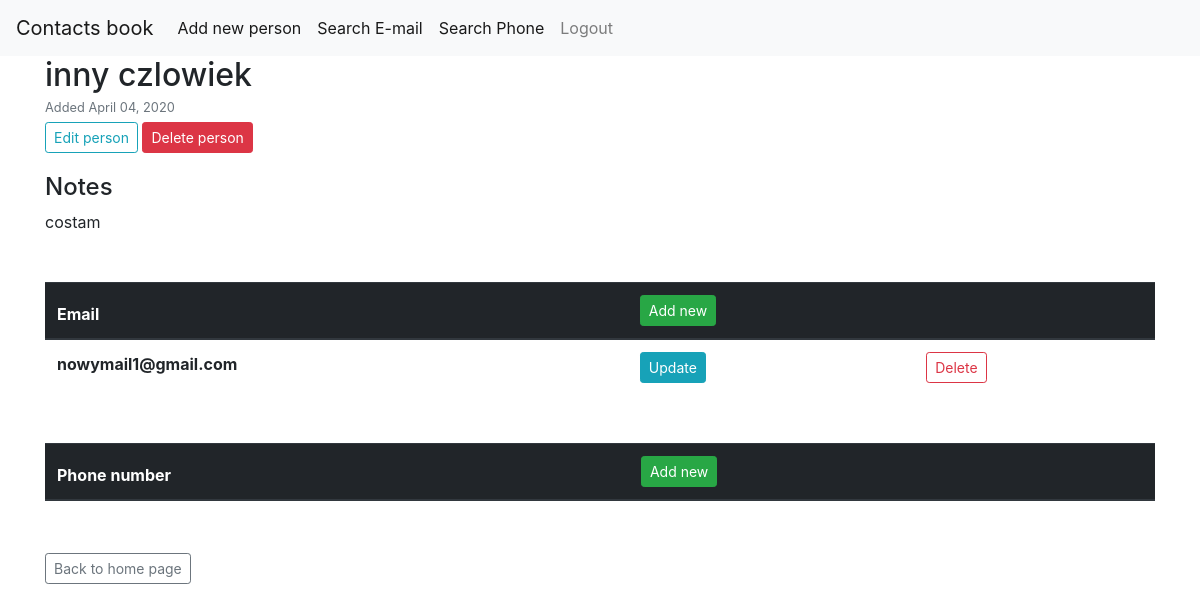
/person/10/ (signed in), run on an earlier commit of the app's database.
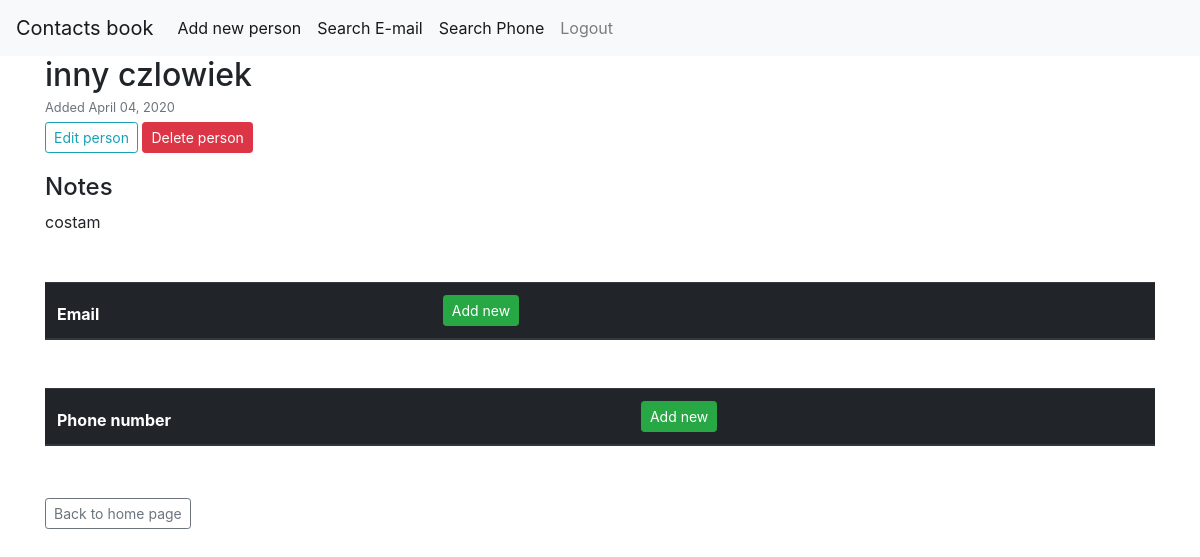
And on a later commit of the database.
### contact_book/models.py (models this page shows, shortened)
class Email(models.Model):
    email = models.EmailField(null=False)
    person = models.ForeignKey(Person, on_delete=models.CASCADE)

### contact_book/views.py (the view)
# urls.py: path('person/<int:pk>/', PersonDetailView.as_view(), name='detail-person'),
class PersonDetailView(LoginRequiredMixin, UserPassesTestMixin, DetailView):
    model = Person
    def test_func(self):
        person = self.get_object()
        return True if self.request.user == person.owner else False

### contact_book/templates/contact_book/person_detail.html (shortened to what this page needs)
{% extends "contact_book/base.html" %}
{% block content %}
<article class="media content-section">
    <div class="media-body">
        <h2 class="mr-2 mb-0">{{ object.first_name }} {{ object.second_name }}</h2>
        <small class="text-muted">Added {{ object.date_added|date:"F d, Y" }}</small>
        <div>
            <a href="{% url 'update-person' object.id %}"
               class="btn btn-outline-info btn-sm mt-1 mb-1">Edit
                person</a>
            <a href="{% url 'delete-person' object.id %}"
               class="btn btn-danger btn-sm mt-1 mb-1">Delete
                person</a>
        </div>
        <div>
            <h4 class="mr-2 mt-3">Notes</h4>
            <p class="mr-2">{{ person.note }}</p>
        </div>
        <div class="mt-5 mb-5">
            <table class="table">
                <thead class="thead-dark">
                <tr>
                    <th scope="col">Email</th>
                    <th scope="col"><a href="{% url 'email-create' object.id %}"
                                       class="btn btn-success btn-sm">
                        Add new
                    </a></th>
                    <th></th>
                </tr>
                </thead>
                <tbody>
                {% for email in object.email_set.all %}
                <tr>
                    <th scope="row">{{ email.email }}</th>
                    <td>
                        <a href="{% url 'email-update' person_id=object.id pk=email.id %}"
                           class="btn btn-info btn-sm">
                            Update
                        </a></td>
                    <td><a
                            href="{% url 'email-delete' person_id=object.id pk=email.id %}"
                            class="btn btn-outline-danger btn-sm">
                        Delete
                    </a></td>
                </tr>
                {% endfor %}
                </tbody>
            </table>
        </div>
        <div class="mt-5 mb-5">
            <table class="table">
                <thead class="thead-dark">
                <tr>
                    <th scope="col">Phone number</th>
                    <th scope="col"><a href="{% url 'phone-create' object.id %}"
                                       class="btn btn-success btn-sm">
                        Add new
                    </a></th>
                    <th></th>
                </tr>
                </thead>
            </table>
        </div>
        <div>
            <a href="{% url 'home' %}"
               class="btn btn-outline-secondary btn-sm mt-1 mb-1">Back to
                home page</a>
        </div>
    </div>
</article>
{% endblock content %}

What changed in the data, as far as the page shows it:
removed Email: email "nowymail1@gmail.com"
